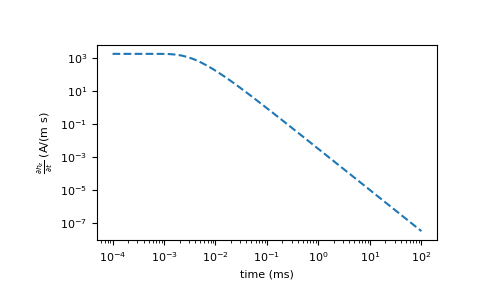

This chart was generated by the following Python code:
# Reproducing part of Figure 4.8 from Ward and Hohmann 1988

import numpy as np
import matplotlib.pyplot as plt
from geoana.em.tdem import vertical_magnetic_field_time_deriv_horizontal_loop

# Calculate the field at the time given

times = np.logspace(-7, -1)
dhz_dt = vertical_magnetic_field_time_deriv_horizontal_loop(times, sigma=1E-2, radius=50)

# Match the vertical magnetic field plot

plt.loglog(times*1E3, -dhz_dt, '--')
plt.xlabel('time (ms)')
plt.ylabel(r'$\frac{\partial h_z}{ \partial t}$ (A/(m s)')
plt.show()
